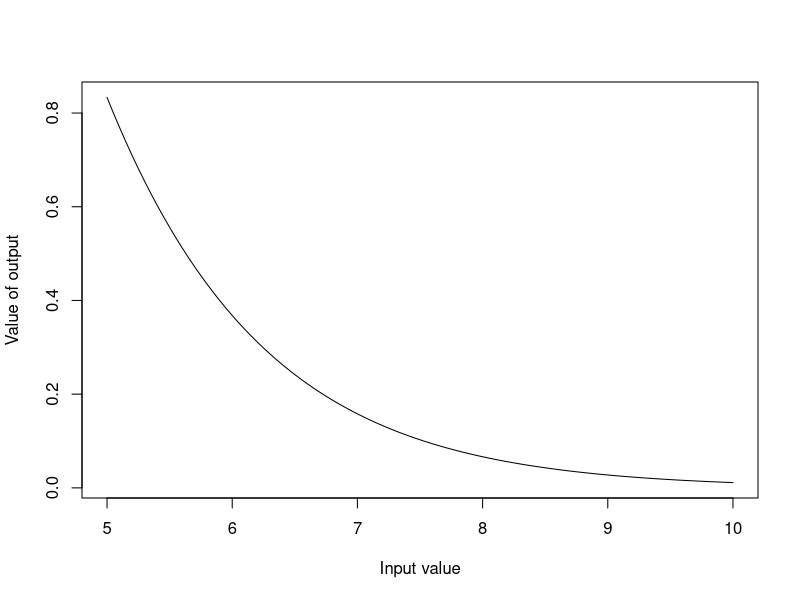
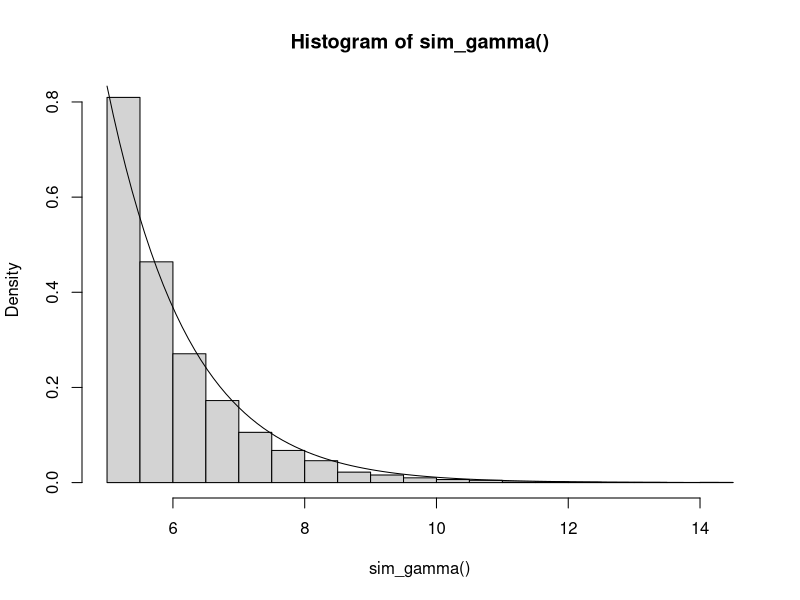

Recreate these plots in R, in order.
#Monte Carlo Integration- Integration by Simulation-------------------------
#Defining our target pdf(density function to integrate) --------------------------
install.packages("ggplot2")
library(ggplot2)

target_pdf<-function(x){
  (x*exp(-x))/(6*exp(-5))
}

#Defining proposal pdf (density that we sample from a compare to target)--
proposal_pdf<- function(x){
  5 + rexp(1, rate = 1)
}
#Graphing our target probability density function 
curve(target_pdf(x), from = 5, to =10, 
      xlab = "Input value",
      ylab = "Value of output")

sim_gamma<-function(){
  set.seed(123)
  n<-5000
  sample_y<-numeric(n)
  count<-0
  while(count<n) {
    y<-proposal_pdf(1)
    #uniform comparison
    u<- runif(1,0,1)
    #accept or reject criteria
    
    if( u <target_pdf(y)/proposal_pdf(y))
      count<- count +1
    sample_y[count]<-y
    
  }
  return(sample_y)
}

#Combined 
hist(sim_gamma(), freq = FALSE)
curve(target_pdf(x), add = TRUE)
